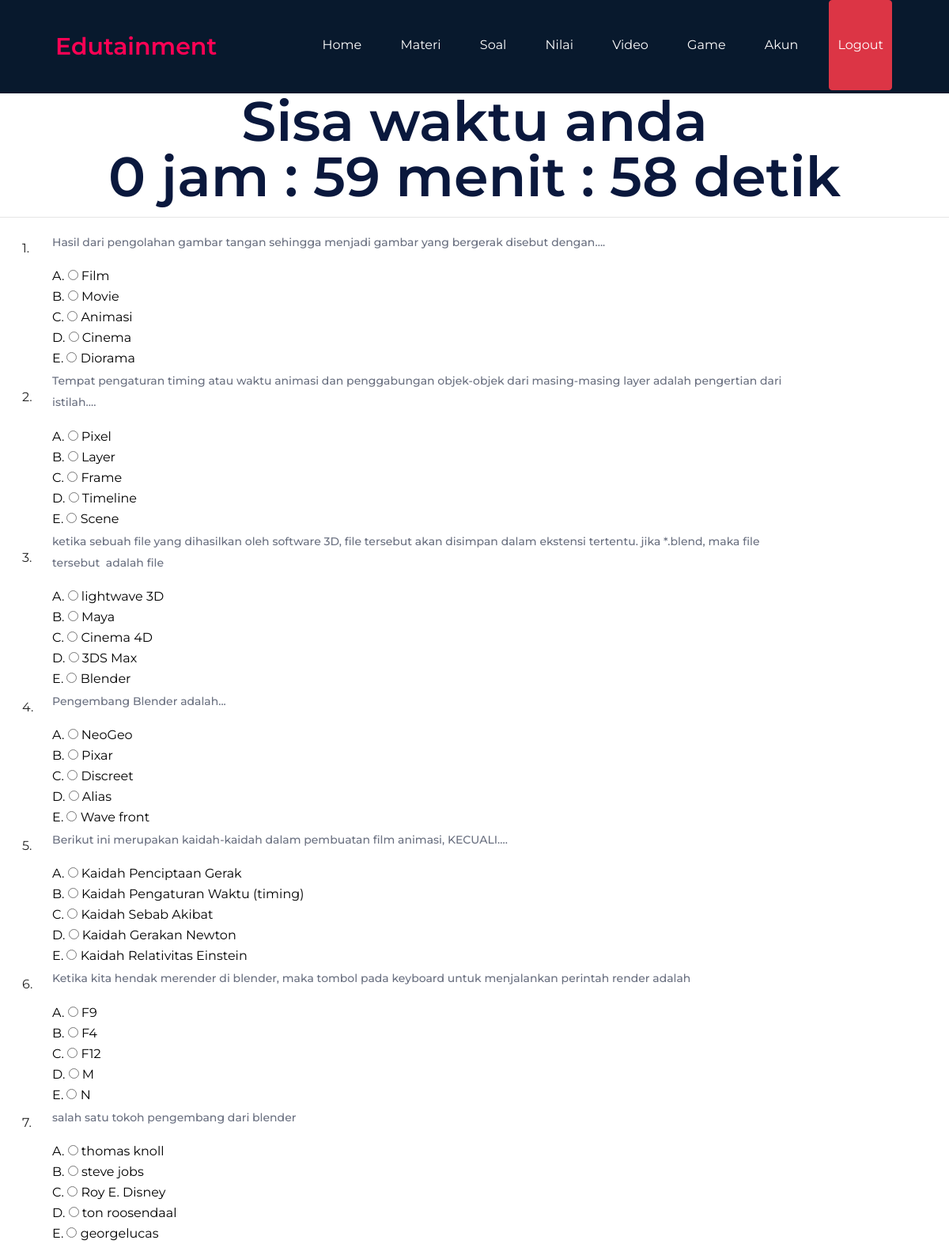
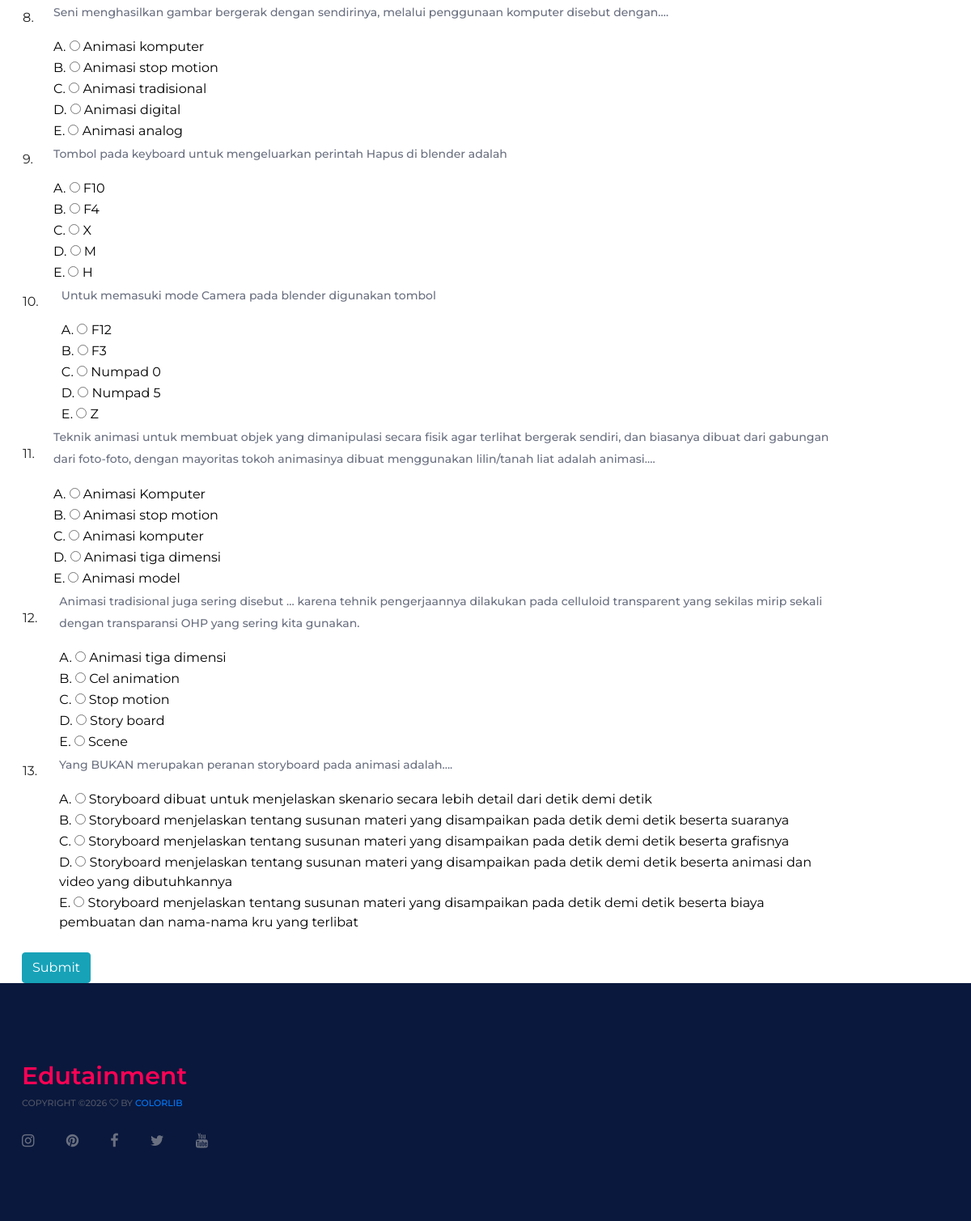
Screenshot of /utama.php?page=soal (signed in) with the database file from the repository (2 pictures, top to bottom).
### tables this page shows
CREATE TABLE `tabel_soal` (
  `id_soal` int(11) NOT NULL,
  `pertanyaan` text NOT NULL,
  `pilihan_a` text NOT NULL,
  `pilihan_b` text NOT NULL,
  `pilihan_c` text NOT NULL,
  `pilihan_d` text NOT NULL,
  `jawaban` varchar(100) NOT NULL,
  `publish` enum('yes','no') NOT NULL,
  `tipe` int(5) NOT NULL,
  `pilihan_e` text NOT NULL
);

### modul/soal.php (the view, shortened to what this page needs)
<?php
if(!empty($_SESSION['username'])and !empty($_SESSION['password'])){
    include "koneksi/koneksi.php";
?>
       <div  data-scrollreveal="enter left and move 40px over 0.8s">
<body>
    <div id='timer'></div>
    <form action="?page=score" id="form" name="form" method="POST">
          <div class="container">
          <div>
        <?php
        $hasil=mysqli_query($koneksi,"select * from tabel_soal where publish='yes' order by RAND()");
        $urut=0;
        while($row =mysqli_fetch_array($hasil))
        {
            $id=$row["id_soal"];
            $pertanyaan=$row["pertanyaan"];
            $pilihan_a=$row["pilihan_a"];
            $pilihan_b=$row["pilihan_b"];
            $pilihan_c=$row["pilihan_c"];
            $pilihan_d=$row["pilihan_d"];
            $pilihan_e=$row["pilihan_e"];
            ?>
            <table width="1000" border="0" id="s<?php echo $urut=$urut+1; ?>">
            <tr>
                <td width="17"><font color="#222"><?php echo $urut; ?>.</font></td>
                <td width="430"><font color="#222"><?php echo "$pertanyaan"; ?></font></td>
            </tr>
            <tr>
                  <td height="21"><font color="#000000">&nbsp;</font></td>
                <td><font color="#000000">
               A.  <input  name="pilihan[<?php echo $id; ?>]" type="radio" value="A">
                <?php echo "$pilihan_a";?></font> </td>
            </tr>
            <tr>
                  <td><font color="#000000">&nbsp;</font></td>
                <td><font color="#000000">
               B. <input name="pilihan[<?php echo $id; ?>]" type="radio"  value="B">
                <?php echo "$pilihan_b";?></font> </td>
            </tr>
            <tr>
                  <td><font color="#000000">&nbsp;</font></td>
                <td><font color="#000000">
              C.  <input name="pilihan[<?php echo $id; ?>]" type="radio"  value="C">
                <?php echo "$pilihan_c";?></font> </td>
            </tr>
            <tr>
                <td><font color="#000000">&nbsp;</font></td>
                <td><font color="#000000">
              D.   <input name="pilihan[<?php echo $id; ?>]"  type="radio"  value="D">
                <?php echo "$pilihan_d";?></font> </td>
            </tr>
             <tr>
                <td><font color="#000000">&nbsp;</font></td>
                <td><font color="#000000">
              E.   <input name="pilihan[<?php echo $id; ?>]"  type="radio"  value="E">
                <?php echo "$pilihan_e";?></font> </td>
            </tr>
            </table>
        <?php
        }
        ?>
</div>
<input type="submit" class="btn btn-info" name="submit" value="Submit" >
 </form>
</body>
 <?php
}else{
    ?><p>Anda belum login. silahkan <a href="index.php">Login</a></p><?php
}
?>
</div>

### assets/css/style.css (style rules this page uses)
html, body { height: 100%; font-family: "Montserrat", sans-serif; -webkit-font-smoothing: antialiased; font-smoothing: antialiased; }
p { font-size: 15px; color: #6a7080; line-height: 1.8; font-weight: 500; }
@media (min-width: 1200px) { .container { max-width: 1176px; } }

### rows the page displays
tabel_soal: pertanyaan "Hasil dari pengolahan gambar tangan sehingga menjadi gambar yang bergerak disebut dengan….", pilihan_a "Film", pilihan_b "Movie", pilihan_c "Animasi", pilihan_d "Cinema", pilihan_e "Diorama"
tabel_soal: pertanyaan "Tempat pengaturan timing atau waktu animasi dan penggabungan objek-objek dari masing-masing layer adalah pengertian dari istilah….", pilihan_a "Pixel", pilihan_b "Layer", pilihan_c "Frame", pilihan_d "Timeline", pilihan_e "Scene"
tabel_soal: pertanyaan "ketika sebuah file yang dihasilkan oleh software 3D, file tersebut akan disimpan dalam ekstensi tertentu. jika *.blend, maka file tersebut adalah file", pilihan_a "lightwave 3D", pilihan_b "Maya", pilihan_c "Cinema 4D", pilihan_d "3DS Max", pilihan_e "Blender"
tabel_soal: pertanyaan "Pengembang Blender adalah...", pilihan_a "NeoGeo", pilihan_b "Pixar", pilihan_c "Discreet", pilihan_d "Alias", pilihan_e "Wave front"
tabel_soal: pertanyaan "Berikut ini merupakan kaidah-kaidah dalam pembuatan film animasi, KECUALI….", pilihan_a "Kaidah Penciptaan Gerak", pilihan_b "Kaidah Pengaturan Waktu (timing)", pilihan_c "Kaidah Sebab Akibat", pilihan_d "Kaidah Gerakan Newton", pilihan_e "Kaidah Relativitas Einstein"
tabel_soal: pertanyaan "Ketika kita hendak merender di blender, maka tombol pada keyboard untuk menjalankan perintah render adalah", pilihan_a "F9", pilihan_b "F4", pilihan_c "F12", pilihan_d "M", pilihan_e "N"
tabel_soal: pertanyaan "salah satu tokoh pengembang dari blender", pilihan_a "thomas knoll", pilihan_b "steve jobs", pilihan_c "Roy E. Disney", pilihan_d "ton roosendaal", pilihan_e "georgelucas"
tabel_soal: pertanyaan "Seni menghasilkan gambar bergerak dengan sendirinya, melalui penggunaan komputer disebut dengan….", pilihan_a "Animasi komputer", pilihan_b "Animasi stop motion", pilihan_c "Animasi tradisional", pilihan_d "Animasi digital", pilihan_e "Animasi analog"
tabel_soal: pertanyaan "Tombol pada keyboard untuk mengeluarkan perintah Hapus di blender adalah", pilihan_a "F10", pilihan_b "F4", pilihan_c "X", pilihan_d "M", pilihan_e "H"
tabel_soal: pertanyaan "Untuk memasuki mode Camera pada blender digunakan tombol", pilihan_a "F12", pilihan_b "F3", pilihan_c "Numpad 0", pilihan_d "Numpad 5", pilihan_e "Z"
tabel_soal: pertanyaan "Teknik animasi untuk membuat objek yang dimanipulasi secara fisik agar terlihat bergerak sendiri, dan biasanya dibuat dari gabungan dari foto-foto, dengan mayoritas tokoh animasinya dibuat menggunakan lilin/tanah liat adalah animasi….", pilihan_a "Animasi Komputer", pilihan_b "Animasi stop motion", pilihan_c "Animasi komputer", pilihan_d "Animasi tiga dimensi", pilihan_e "Animasi model"
tabel_soal: pertanyaan "Animasi tradisional juga sering disebut … karena tehnik pengerjaannya dilakukan pada celluloid transparent yang sekilas mirip sekali dengan transparansi OHP yang sering kita gunakan.", pilihan_a "Animasi tiga dimensi", pilihan_b "Cel animation", pilihan_c "Stop motion", pilihan_d "Story board", pilihan_e "Scene"
tabel_soal: pertanyaan "Yang BUKAN merupakan peranan storyboard pada animasi adalah….", pilihan_a "Storyboard dibuat untuk menjelaskan skenario secara lebih detail dari detik demi detik", pilihan_b "Storyboard menjelaskan tentang susunan materi yang disampaikan pada detik demi detik beserta suaranya", pilihan_c "Storyboard menjelaskan tentang susunan materi yang disampaikan pada detik demi detik beserta grafisnya", pilihan_d "Storyboard menjelaskan tentang susunan materi yang disampaikan pada detik demi detik beserta animasi dan video yang dibutuhkannya", pilihan_e "Storyboard menjelaskan tentang susunan materi yang disampaikan pada detik demi detik beserta biaya pembuatan dan nama-nama kru yang terlibat"
